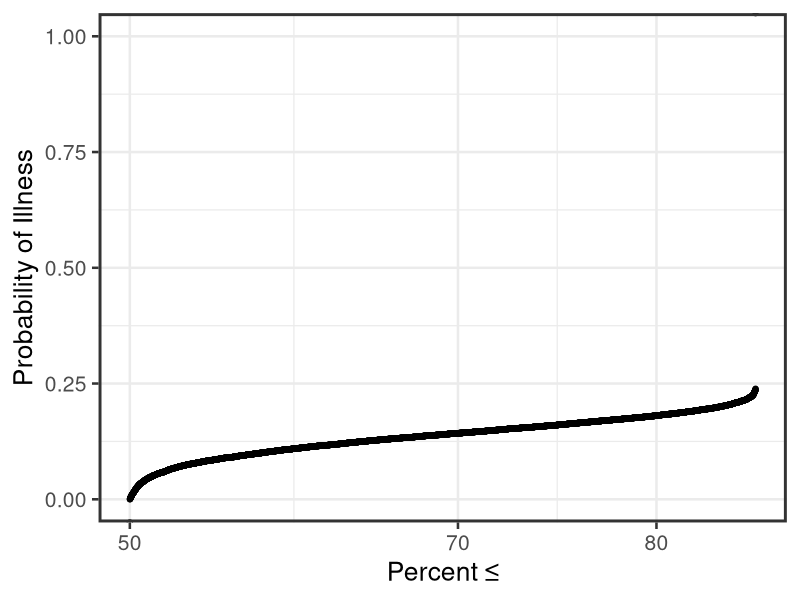
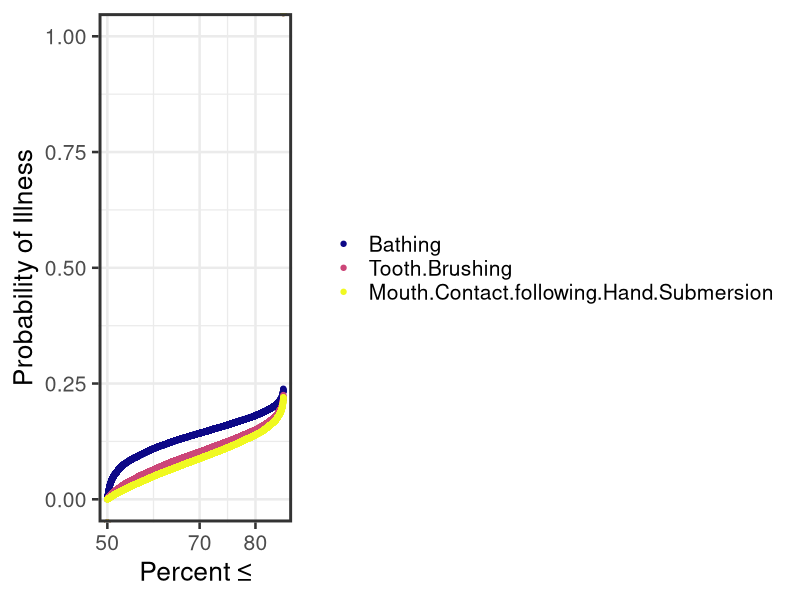

Here is the R script that generated these plots, in order:
#Graphing probability of illness from Campylobacter through various contacts with the Las Vegas Wash
#Example file is "LVW_contact_QMRA.csv" and is included.
#KC 11/9/2022
#NOTE!!! Alternatively you can maually create the y axis column by using the stat_ecdf function on individual categories. Haven't tried yet

library(ggplot2)
library(scales)
library(reshape2)
library(viridis)
setwd("C:/Users/crankk/OneDrive - LVWATER - Las Vegas Valley Water District/NSF Homeless Footprint/Homeless QMRA")
df<-read.csv("LVW_contact_QMRA.csv")
head(df)


##single distribution
p<-ggplot(df,aes(x=Bathing),) +geom_point(aes(y=..y..),stat="ecdf") +
  scale_x_continuous(limits = c(0,1))+
  xlab("Probability of Illness")+
  scale_y_continuous(trans="probit",
                     breaks=c(0.0001, 0.001, 0.01, 0.05, 0.1, 0.2, 0.3, 0.5, 0.7, 0.8, 0.9, 0.95, 0.97, 0.99, 0.999, 0.9999),
                     labels=c("0.01", "0.1", "1", "5", "10", "20", "30", "50", "70", "80", "90", "95","97", "99", "99.9", "99.99")) +
  ylab(paste("Percent", "\u2264")) +theme_bw(base_size = 19,base_rect_size = 2)+
  coord_flip()
# library(plotly)
# 
# ggplotly(p)
# ##multiple distributions

p
#convert to tall/long format(from wide format)
df<-melt(df)

#head(df)
ggplot(df,aes(x=value,color=variable),) +geom_point(aes(y=..y..),stat="ecdf") +
  scale_x_continuous(limits = c(0,1))+
  xlab("Probability of Illness")+
  scale_y_continuous(trans="probit",
                     breaks=c(0.0001, 0.001, 0.01, 0.05, 0.1, 0.2, 0.3, 0.5, 0.7, 0.8, 0.9, 0.95, 0.99, 0.999, 0.9999),
                     labels=c("0.01", "0.1", "1", "5", "10", "20", "30", "50", "70", "80", "90", "95", "99", "99.9", "99.99")) +
  ylab(paste("Percent", "\u2264")) +theme_bw(base_size = 19,base_rect_size = 2)+
 # theme(legend.position = c(.72,.925),legend.background = element_rect(fill = "white"))+
  scale_colour_viridis_d(option = "plasma",name=NULL)+
  coord_flip()

